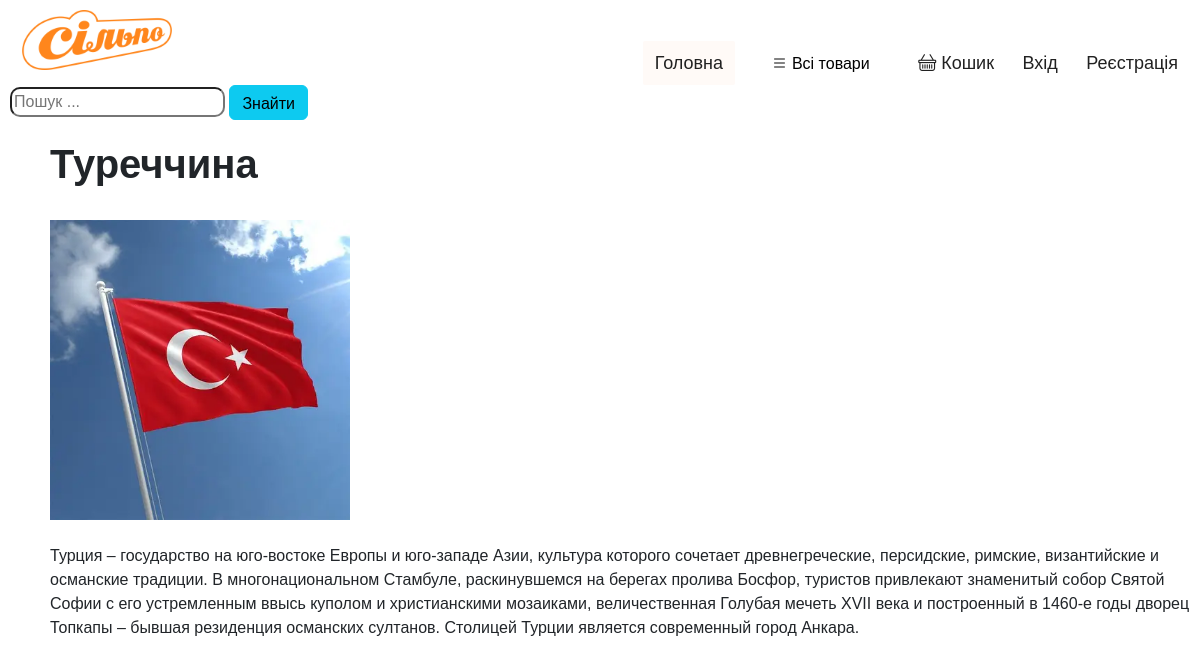
The page /country/Туреччина on the database its author committed.
### food/models.py (models this page shows, shortened)
class Manufacturer(models.Model):
    name = models.CharField('Имя', max_length=100)
    description = models.TextField('Описание')
    image = models.ImageField('Изображение', upload_to='manufacturer/')
    class Meta:
        verbose_name = 'Производитель'
        verbose_name_plural = 'Производители'

### food/views.py (the view)
# urls.py: path('country/<str:slug>', views.CountryDatailView.as_view(), name='country'),
class CountryDatailView(Mix, DetailView):
    model = Manufacturer
    template_name = 'food/country.html'
    slug_field = 'name'

### food/views.py (called while the page is built)
    def get_context_data(self, *args, **kwargs):
        context = super().get_context_data(*args, **kwargs)
        context['categories'] = Category.objects.all()
        return context

### food/templates/food/country.html (shortened to what this page needs)
{% extends 'food/layout.html' %}
{% block content %}
<div class="country-box">
    <h1><b>{{ manufacturer.name }}</b></h1> <br>
    <img src="{{ manufacturer.image.url }}" alt="country_image"> <br><br>
    <p>{{ manufacturer.description }}</p>
</div>
{% endblock %}

### food/static/food/css/style.css (style rules this page uses)
* { box-sizing: border-box; }
body { margin: 0; font-family: Arial, sans-serif; }
.country-box img { width: 300px; }
.country-box { margin-left: 50px; }

### rows shown on the page
Manufacturer: name "Туреччина", image (picture), description "Турция – государство на юго-востоке Европы и юго-западе Азии, культура которого сочетает древнегреческие, персидские, римские, византийские и османские традиции. В многонациональном Стамбуле, раскинувшемся на берегах пролива Босфор, туристов привлекают знаменитый собор Святой Софии с его устремленным ввысь куполом и христианскими мозаиками, величественная Голубая мечеть XVII века и построенный в 1460-е годы дворец Топкапы – бывшая резиденция османских султанов. Столицей Турции является современный город Анкара."
